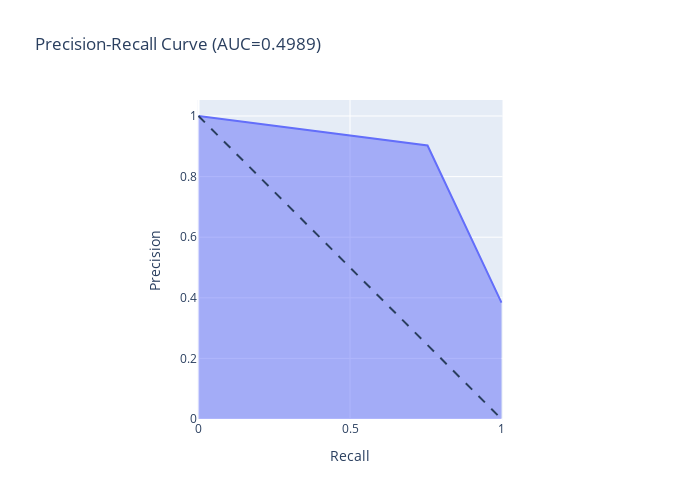

Notebook cell for this chart:
### Markdown cell above
# PR curve

### Code cell
import plotly.express as px
from sklearn.linear_model import LogisticRegression
from sklearn.metrics import precision_recall_curve, auc
from sklearn.datasets import make_classification


precision, recall, thresholds = precision_recall_curve(y_test, y_pred)

fig = px.area(
    x=recall, y=precision,
    title=f'Precision-Recall Curve (AUC={auc(fpr, tpr):.4f})',
    labels=dict(x='Recall', y='Precision'),
    width=700, height=500
)
fig.add_shape(
    type='line', line=dict(dash='dash'),
    x0=0, x1=1, y0=1, y1=0
)
fig.update_yaxes(scaleanchor="x", scaleratio=1)
fig.update_xaxes(constrain='domain')

fig.show()

### Figure 1 — Plotly figure (JSON) as saved in the notebook; plotly's stock layout.template omitted (floating-point values rounded to 4 significant figures)
{"data": [{"fillpattern": {"shape": ""}, "hovertemplate": "Recall=%{x}<br>Precision=%{y}<extra></extra>", "legendgroup": "", "line": {"color": "#636efa"}, "marker": {"symbol": "circle"}, "mode": "lines", "name": "", "orientation": "v", "showlegend": false, "stackgroup": "1", "type": "scatter", "x": [1, 0.7559, 0], "xaxis": "x", "y": [0.3843, 0.9025, 1], "yaxis": "y"}], "layout": {"height": 500, "legend": {"tracegroupgap": 0}, "shapes": [{"line": {"dash": "dash"}, "type": "line", "x0": 0, "x1": 1, "y0": 1, "y1": 0}], "title": {"text": "Precision-Recall Curve (AUC=0.4989)"}, "width": 700, "xaxis": {"anchor": "y", "constrain": "domain", "domain": [0, 1], "title": {"text": "Recall"}}, "yaxis": {"anchor": "x", "domain": [0, 1], "scaleanchor": "x", "scaleratio": 1, "title": {"text": "Precision"}}}}
